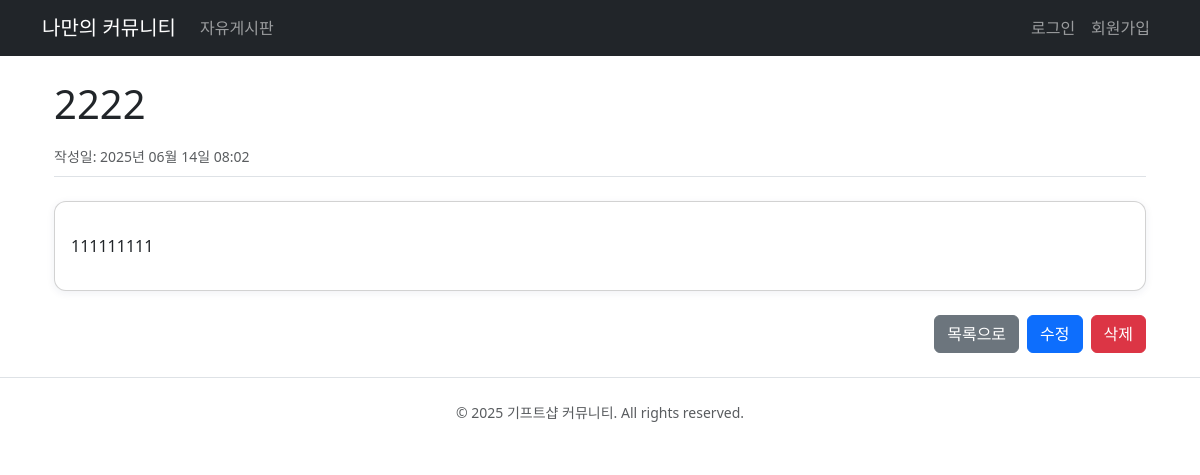
/post/5/, run on the app's committed database.
### posts/models.py (models this page shows, shortened)
class Post(models.Model):
    category = models.ForeignKey(Category, on_delete=models.CASCADE, null=True)
    title = models.CharField(max_length=50)
    content = models.TextField()
    created_at = models.DateTimeField(auto_now_add=True)

### posts/views.py (the view)
# urls.py: path('post/<int:pk>/', views.post_detail, name='post_detail'),
def post_detail(request, pk):
    post = get_object_or_404(Post, pk=pk)
    return render(request, 'posts/post_detail.html', {'post': post})

### posts/templates/posts/post_detail.html
{% extends 'base.html' %}
{% block content %}
<div class="container my-4">
    <h1 class="mb-3">{{ post.title }}</h1>
    <div class="mb-3 border-bottom pb-2">
        <small class="text-muted">작성일: {{ post.created_at|date:"Y년 m월 d일 H:i" }}</small>
    </div>
    <div class="card my-4">
        <div class="card-body">
            <p class="card-text">{{ post.content|safe }}</p>
        </div>
    </div>
    <div class="d-flex justify-content-end gap-2">
        <a href="/" class="btn btn-secondary">목록으로</a>
        <a href="{% url 'post_edit' post.pk %}" class="btn btn-primary">수정</a>
        <a href="{% url 'post_delete' post.pk %}" class="btn btn-danger">삭제</a>
    </div>
</div>
{% endblock %}

### posts/templates/base.html (style rules this page uses)
body { background: #fff; }
.card { border-radius: 12px; box-shadow: 0 2px 8px rgba(30,40,100,0.07); }

### data on the page
Post: title "2222", created_at "2025년 06월 14일 08:02", content "111111111"
